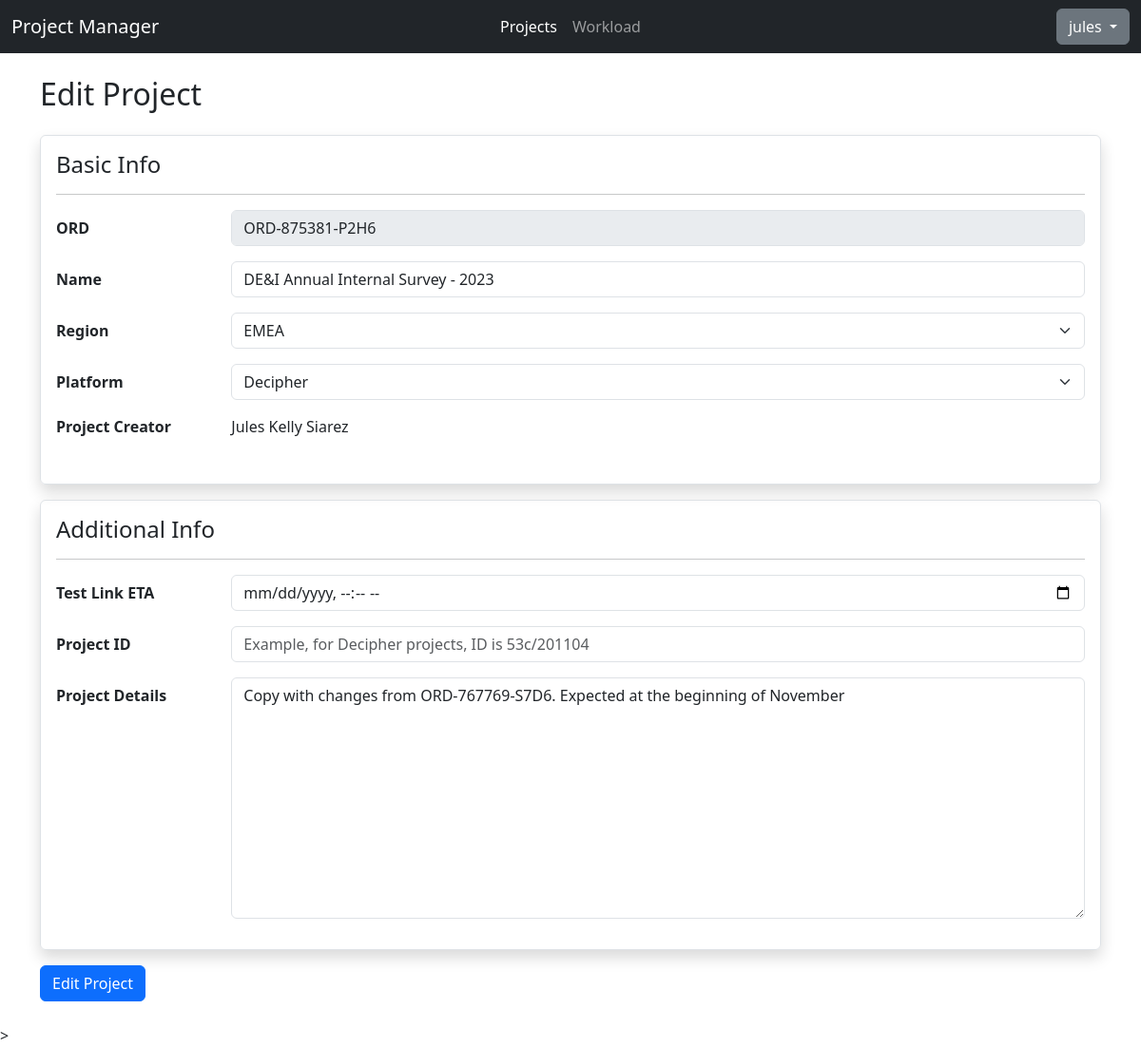
Screenshot of /projects/edit/RKOZYV (signed in) with the database file from the repository.
### api/models.py (models this page shows, shortened)
class Project(models.Model):
    STATUS_CHOICES = [
     ("Headsup","Headsup"),
     ("Programming","Programming"),
     ("Changes","Changes"),
     ("Live", "Live"),
     ("LiveChange", "Live Changes"),
     ("Paused", "Paused"),
     ("Closed", "Closed")
    ]
    REGION_CHOICES = [
      ("APAC","APAC"),
      ("EMEA","EMEA"),
      ("NA","NA")
    ]
    PLATFORM_CHOICES = [
      ("Decipher", "Decipher"),
      ("CMIX","CMIX"),
      ("Confirmit","Confirmit")
    ]
    __original_eta = None
    code = models.SlugField(max_length=8, default=generate_unique_code, unique=True)
    ord = models.CharField(max_length=15, unique=True, validators=[RegexValidator(regex="^ORD-[0-9]{6}-[0-9A-Z]{4}$", message="Please enter the ORD in ORD-XXXXX-XXXX format.")])
    project_name = models.CharField(max_length=200)
    status = models.CharField(max_length=20, default="Headsup", choices=STATUS_CHOICES)
    created_date = models.DateField(auto_now_add=True)
    region = models.CharField(max_length=10, blank=True, choices=REGION_CHOICES)
    pid = models.CharField(max_length=20, blank=True)
    platform = models.CharField(max_length=15, default="Decipher", choices=PLATFORM_CHOICES)
    eta = models.DateTimeField(null=True,blank=True)
    details = models.TextField(max_length=255, blank=True)
    creator = models.ForeignKey(User, on_delete=models.CASCADE,null=True)
    def __init__(self, *args, **kwargs):
        super().__init__(*args, **kwargs)
        self.__original_eta = self.eta

### testfront/views.py (the view, shortened to what this page needs)
# urls.py: path('edit/<project_code>', views.projectedit, name="projectedit"),
@login_required
def projectedit(request, project_code):
    editproj = get_object_or_404(Project, code=project_code)
    if (editproj.creator != request.user and not request.user.has_perm("api.change_project")):
        return HttpResponseForbidden("Access denied")
    if request.method == "GET":
        username = f"{editproj.creator.first_name} {editproj.creator.last_name}"
        form = ProjectForm(instance = editproj, method="edit")
        return render(request, "testfront/formproject.html", {
            "form": form,
            "formText": "Edit",
            "username": username
        })

### testfront/templates/testfront/formproject.html (shortened to what this page needs)
{% extends "base.html" %}
{% load static %}
{% block css %} {% static "css/index.css" %} {% endblock %}
{% block body %}
<h2>{{formText}} Project</h2>
<form class="my-4" method="POST" novalidate>
  <fieldset class="border p-3 rounded shadow">
    <h4>Basic Info</h4>
    <hr />
    <div class="row mb-3">
      <label for="{{ form.ord.id_for_label }}" class="col-form-label fw-bold col-sm-2"
        >ORD</label
      >
      <div class="col-sm-10">
        {{ form.ord }}
      </div>
    </div>
    <div class="row mb-3">
      <label
        for="{{ form.project_name.id_for_label }}"
        class="form-label fw-bold col-form-label col-sm-2"
        >Name</label
      >
      <div class="col-sm-10">
        {{ form.project_name }}
      </div>
    </div>
    <div class="row mb-3">
      <label for="{{ form.region.id_for_label }}" class="col-form-label fw-bold col-sm-2"
        >Region</label
      >
      <div class="col-sm-10">
        {{ form.region }}
      </div>
    </div>
    <div class="row mb-3">
      <label for="{{ form.platform.id_for_label }}" class="col-form-label fw-bold col-sm-2"
        >Platform</label
      >
      <div class="col-sm-10">
        {{ form.platform }}
      </div>
    </div>
    {% if username %}
    <div class="row mb-3">
      <p class="fw-bold col-sm-2">Project Creator</p>
      <div class="col-sm-10">
        <span>{{username}}</span>
      </div>
    </div>
    {% endif %}
  </fieldset>
  <fieldset class="my-3 border p-3 rounded shadow">
    <h4>Additional Info</h4>
    <hr/>
    <div class="row mb-3">
      <label for="{{ form.eta.id_for_label }}" class="col-form-label fw-bold col-sm-2"
        >Test Link ETA</label
      >
      <div class="col-sm-10">
        {{ form.eta }}
      </div>
    </div>
    <div class="row mb-3">
        <label for="{{ form.pid.id_for_label }}" class="col-form-label fw-bold col-sm-2"
            >Project ID</label
        >
        <div class="col-sm-10">
            {{ form.pid }}
        </div>
    </div>
    <div class="row mb-3">
        <label for="{{ form.details.id_for_label }}" class="col-form-label fw-bold col-sm-2"
            >Project Details</label
        >
        <div class="col-sm-10">
          {{ form.details }}
        </div>
    </div>
  </fieldset>
  <button type="submit" class="btn btn-primary">{{formText}} Project</button>
</form>
{% endblock %}

### testfront/templates/base.html (shortened to what this page needs)
{% load static %}
<!DOCTYPE html>
<html lang="en">
  <head>
    <link rel="stylesheet" href="{% static "css/bootstrap.min.css" %}" />
    <link rel="stylesheet" href="{% block css %} {% endblock %}" />
  </head>
  <body>
    <nav class="navbar navbar-expand-lg bg-dark" data-bs-theme="dark">
      <div class="container-fluid">
        <div class="collapse navbar-collapse d-lg-flex" id="navbarNavAltMarkup">
          <a class="navbar-brand col-lg-3 me-auto">Project Manager </a>
          <div class="navbar-nav col-lg-6 justify-content-lg-center">
            <a class="nav-link active" aria-current="page" href="{% url "projectall" %}">Projects</a>
            <a class="nav-link" href="#">Workload</a>
          </div>
          <div class="d-lg-flex col-lg-3 justify-content-lg-end dropdown">
            <button class="btn btn-secondary dropdown-toggle" type="button" data-bs-toggle="dropdown" aria-expanded="false">
              {{user.username}}
            </button>
          </div>
        </div>
      </div>
    </nav>
    <main class="container mt-4">{% block body %} {% endblock %}</main>
    ></script>
  </body>
</html>

### rows the page displays
Project: ord "ORD-875381-P2H6", project_name "DE&I Annual Internal Survey - 2023", region "EMEA", platform "Decipher", details "Copy with changes from ORD-767769-S7D6. Expected at the beginning of November"

### other values shown
{{ user.username }} "jules"
{{ username }} "Jules Kelly Siarez"
